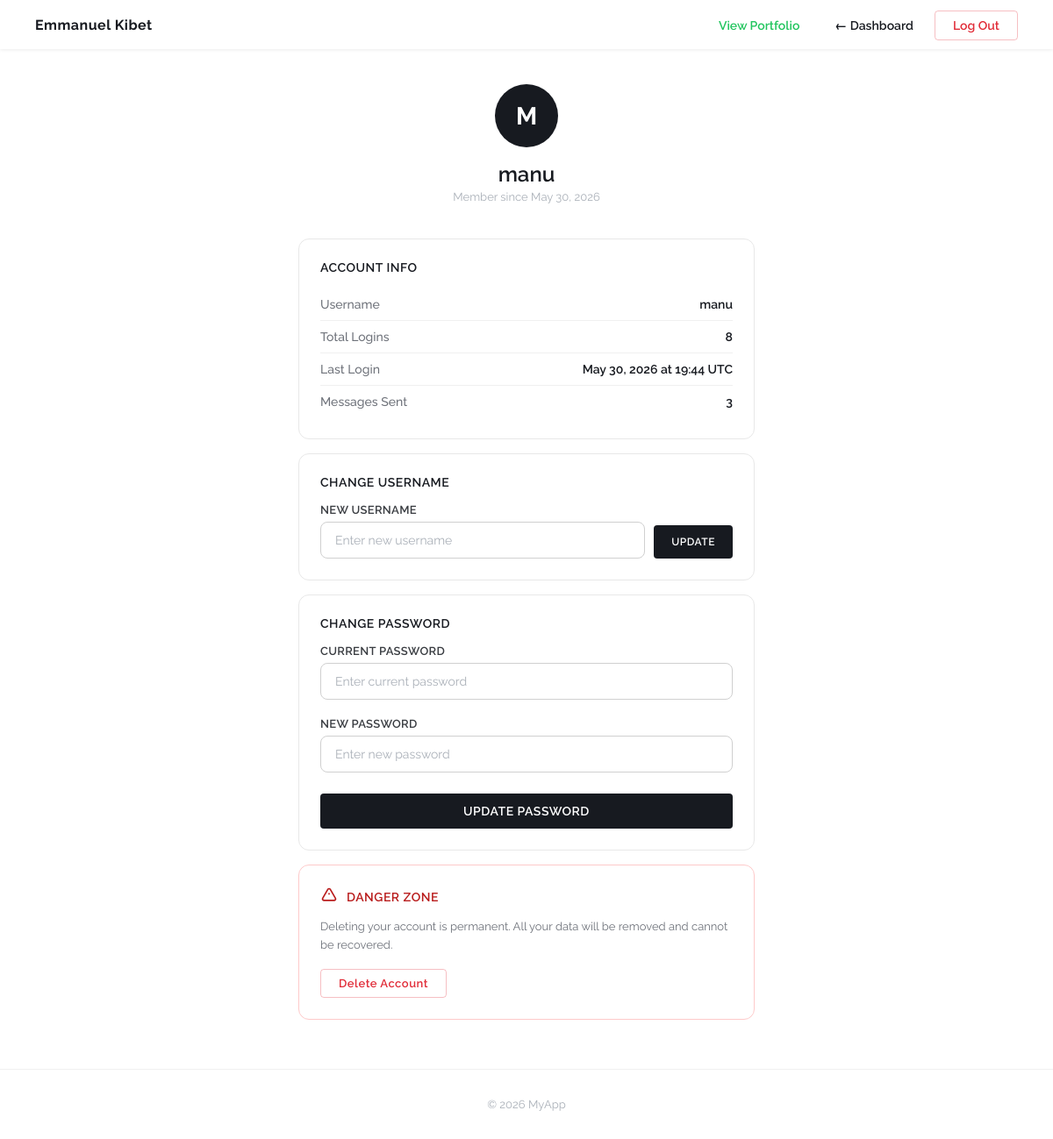
The app's page /profile (signed in) with its own data.
### app.py (models this page shows)
class User(UserMixin, db.Model):
    id = db.Column(db.Integer, primary_key=True)
    username = db.Column(db.String(150), unique=True, nullable=False)
    password = db.Column(db.String(150), nullable=False)
    created_at = db.Column(db.DateTime, default=lambda: datetime.now(timezone.utc))
    last_login = db.Column(db.DateTime, nullable=True)
    login_count = db.Column(db.Integer, default=0)

### app.py (the view, shortened to what this page needs)
@app.route('/profile', methods=['GET', 'POST'])
@login_required
def profile():
    return render_template(
        'profile.html',
        user=current_user,
        msg_count=Message.query.filter_by(sender_id=current_user.id).count(),
    )

### app.py (called while the page is built)
@login_manager.user_loader
def load_user(user_id):
    return User.query.get(int(user_id))

### templates/profile.html (shortened to what this page needs)
<!DOCTYPE html>
<html lang="en">
<head>
    <link rel="stylesheet" href="{{ url_for('static', filename='style.css') }}">
</head>
<body>
    <header>
        <div class="menu-container">
            <a href="{{ url_for('home') }}" class="brand-name">Emmanuel Kibet</a>
            <ul class="nav-lists">
                <li><a href="{{ url_for('home') }}" class="nav-link" target="_blank" style="color:#22c55e;">View Portfolio</a></li>
                <li><a href="{{ url_for('dashboard') }}" class="nav-link">← Dashboard</a></li>
                <li><a href="{{ url_for('logout') }}" class="nav-link btn-danger">Log Out</a></li>
            </ul>
        </div>
    </header>
    <main>
        <div class="profile-container">
            <div class="profile-header">
                <div class="profile-avatar">{{ user.username[0]|upper }}</div>
                <h1>{{ user.username }}</h1>
                <p>Member since {{ user.created_at.strftime('%B %d, %Y') if user.created_at else 'today' }}</p>
            </div>
            <div class="profile-section">
                <h3>Account Info</h3>
                <div class="info-row">
                    <span class="info-label">Username</span>
                    <span class="info-value">{{ user.username }}</span>
                </div>
                <div class="info-row">
                    <span class="info-label">Total Logins</span>
                    <span class="info-value">{{ user.login_count or 0 }}</span>
                </div>
                <div class="info-row">
                    <span class="info-label">Last Login</span>
                    <span class="info-value">{{ user.last_login.strftime('%b %d, %Y at %H:%M UTC') if user.last_login else 'Now' }}</span>
                </div>
                <div class="info-row">
                    <span class="info-label">Messages Sent</span>
                    <span class="info-value">{{ msg_count }}</span>
                </div>
            </div>
            <div class="profile-section">
                <h3>Change Username</h3>
                <form method="POST" class="profile-form">
                    <div class="form-group">
                        <label for="new_username">New Username</label>
                        <input type="text" id="new_username" name="new_username" placeholder="Enter new username" required minlength="3">
                    </div>
                    <button type="submit" class="btn-submit">Update</button>
                </form>
            </div>
            <div class="profile-section">
                <h3>Change Password</h3>
                <form method="POST">
                    <div class="form-group">
                        <label for="current_password">Current Password</label>
                        <input type="password" id="current_password" name="current_password" placeholder="Enter current password" required>
                    </div>
                    <div class="form-group">
                        <label for="new_password">New Password</label>
                        <input type="password" id="new_password" name="new_password" placeholder="Enter new password" required minlength="6">
                    </div>
                    <button type="submit" class="btn-submit">Update Password</button>
                </form>
            </div>
            <div class="profile-section danger-zone">
                <h3> Danger Zone</h3>
                <p class="danger-text">Deleting your account is permanent. All your data will be removed and cannot be recovered.</p>
                <form method="POST" onsubmit="return confirm('Are you sure you want to delete your account? This cannot be undone.');">
                    <button type="submit" class="btn btn-danger" style="font-size:13px;">Delete Account</button>
                </form>
            </div>
        </div>
    </main>
    <footer>
        <p>&copy; 2026 MyApp</p>
    </footer>
</body>
</html>

### static/style.css (style rules this page uses)
* { margin: 0; padding: 0; box-sizing: border-box; }
body { font-family: 'Raleway', 'Helvetica Neue', Arial, sans-serif; color: #171a20; background-color: #ffffff; min-height: 100vh; }
header { position: fixed; top: 0; left: 0; width: 100%; height: 56px; display: flex; justify-content: center; align-items: center; background-color: #ffffff; box-shadow: 0 1px 4px rgba(0, 0, 0, 0.08); z-index: 100; }
.menu-container { width: 100%; max-width: 1200px; display: flex; justify-content: space-between; align-items: center; padding: 0 40px; }
.brand-name { font-size: 16px; font-weight: 700; color: #171a20; text-decoration: none; letter-spacing: 0.5px; }
.nav-lists { display: flex; list-style: none; gap: 8px; align-items: center; }
.nav-link { text-decoration: none; color: #171a20; font-size: 14px; font-weight: 600; padding: 8px 16px; border-radius: 4px; transition: background-color 0.3s ease; }
main { padding-top: 56px; min-height: 100vh; }
.btn { display: inline-flex; justify-content: center; align-items: center; padding: 12px 32px; text-decoration: none; font-family: inherit; font-size: 13px; font-weight: 600; border-radius: 4px; text-transform: uppercase; letter-spacing: 0.5px; cursor: pointer; border: none; background-color: #171a20; color: #ffffff; transition: opacity 0.2s ease; }
.btn-danger { background-color: transparent; color: #e12d39; border: 1px solid rgba(225, 45, 57, 0.3); text-transform: none; font-size: 14px; padding: 8px 20px; }
.form-group { margin-bottom: 20px; }
.form-group label { display: block; font-size: 13px; font-weight: 600; color: #393c41; margin-bottom: 6px; text-transform: uppercase; letter-spacing: 0.3px; }
.form-group input { width: 100%; padding: 12px 16px; background: #ffffff; border: 1px solid #d0d0d0; border-radius: 8px; color: #171a20; font-family: inherit; font-size: 14px; outline: none; transition: border-color 0.2s ease; }
.form-group input::placeholder { color: #aab0b8; }
.btn-submit { width: 100%; padding: 12px; font-family: inherit; font-size: 14px; font-weight: 600; text-transform: uppercase; letter-spacing: 0.5px; border: none; border-radius: 4px; cursor: pointer; background-color: #171a20; color: #ffffff; transition: opacity 0.2s ease; margin-top: 4px; }
footer { text-align: center; padding: 32px 20px; color: #aab0b8; font-size: 13px; border-top: 1px solid #f0f0f0; }

### templates/profile.html (style rules this page uses)
.profile-container { max-width: 600px; margin: 0 auto; padding: 40px; animation: fadeInUp 0.4s ease-out; }
.profile-header { text-align: center; margin-bottom: 40px; }
.profile-avatar { width: 72px; height: 72px; border-radius: 50%; background: #171a20; color: #fff; display: flex; align-items: center; justify-content: center; font-size: 28px; font-weight: 700; margin: 0 auto 16px; }
.profile-header h1 { font-size: 24px; font-weight: 600; color: #171a20; margin-bottom: 4px; }
.profile-header p { font-size: 13px; color: #aab0b8; }
.profile-section { border: 1px solid #e8e8e8; border-radius: 12px; padding: 24px; margin-bottom: 16px; }
.profile-section h3 { font-size: 14px; font-weight: 600; color: #171a20; margin-bottom: 16px; text-transform: uppercase; letter-spacing: 0.5px; }
.info-row { display: flex; justify-content: space-between; align-items: center; padding: 10px 0; border-bottom: 1px solid #f0f0f0; font-size: 14px; }
.info-row:last-child { border-bottom: none; }
.info-label { color: #6e727a; font-weight: 500; }
.info-value { color: #171a20; font-weight: 600; }
.profile-form { display: flex; gap: 10px; align-items: flex-end; margin-top: 12px; }
.profile-form .form-group { flex: 1; margin-bottom: 0; }
.profile-form .btn-submit { width: auto; padding: 12px 20px; font-size: 12px; margin-top: 0; white-space: nowrap; }
.danger-zone { border-color: #fecaca; }
.danger-zone h3 { color: #b91c1c; }
.danger-text { font-size: 13px; color: #6e727a; margin-bottom: 16px; line-height: 1.6; }

### records on screen
User: username "M", username "manu", created_at "May 30, 2026", login_count "8", last_login "May 30, 2026 at 19:44 UTC"

### other values on screen
{{ msg_count }} "3"
